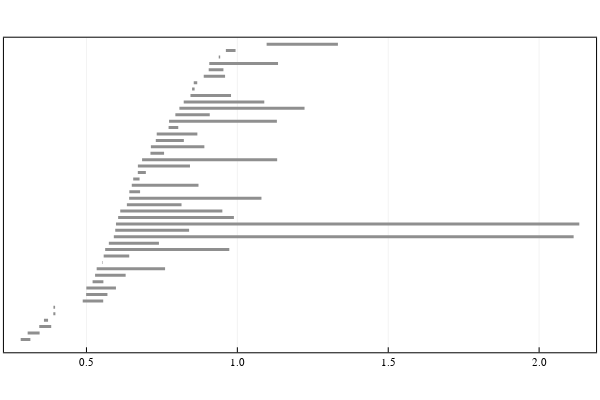

Notebook source saved alongside this figure:
### Markdown cell above
Compute barcode of `P` in dimension 1

### Code cell
# run Eirene
C = eirene(D_P)

# plot barcode
dim = 1
barcode_P = barcode(C, dim = dim)
p = plot_barcode(barcode_P, lw = 3)
plot(p)

### Figure 1 — Plotly figure (JSON) as saved in the notebook; plotly's stock layout.template omitted (floating-point values rounded to 4 significant figures)
{"data": [{"colorbar": {"title": ""}, "hoverinfo": "text", "legendgroup": "y1", "line": {"color": "rgba(143, 143, 143, 1.000)", "dash": "solid", "shape": "linear", "width": 3}, "mode": "lines", "name": "y1", "showlegend": true, "text": ["class 13", "class 13"], "type": "scatter", "x": [0.282, 0.3141], "xaxis": "x", "y": [1, 1], "yaxis": "y", "zmax": null, "zmin": null}, {"colorbar": {"title": ""}, "hoverinfo": "text", "legendgroup": "y2", "line": {"color": "rgba(143, 143, 143, 1.000)", "dash": "solid", "shape": "linear", "width": 3}, "mode": "lines", "name": "y2", "showlegend": true, "text": ["class 14", "class 14"], "type": "scatter", "x": [0.3051, 0.3448], "xaxis": "x", "y": [2, 2], "yaxis": "y", "zmax": null, "zmin": null}, {"colorbar": {"title": ""}, "hoverinfo": "text", "legendgroup": "y3", "line": {"color": "rgba(143, 143, 143, 1.000)", "dash": "solid", "shape": "linear", "width": 3}, "mode": "lines", "name": "y3", "showlegend": true, "text": ["class 15", "class 15"], "type": "scatter", "x": [0.3436, 0.3832], "xaxis": "x", "y": [3, 3], "yaxis": "y", "zmax": null, "zmin": null}, {"colorbar": {"title": ""}, "hoverinfo": "text", "legendgroup": "y4", "line": {"color": "rgba(143, 143, 143, 1.000)", "dash": "solid", "shape": "linear", "width": 3}, "mode": "lines", "name": "y4", "showlegend": true, "text": ["class 1", "class 1"], "type": "scatter", "x": [0.3591, 0.3727], "xaxis": "x", "y": [4, 4], "yaxis": "y", "zmax": null, "zmin": null}, {"colorbar": {"title": ""}, "hoverinfo": "text", "legendgroup": "y5", "line": {"color": "rgba(143, 143, 143, 1.000)", "dash": "solid", "shape": "linear", "width": 3}, "mode": "lines", "name": "y5", "showlegend": true, "text": ["class 2", "class 2"], "type": "scatter", "x": [0.3902, 0.397], "xaxis": "x", "y": [5, 5], "yaxis": "y", "zmax": null, "zmin": null}, {"colorbar": {"title": ""}, "hoverinfo": "text", "legendgroup": "y6", "line": {"color": "rgba(143, 143, 143, 1.000)", "dash": "solid", "shape": "linear", "width": 3}, "mode": "lines", "name": "y6", "showlegend": true, "text": ["class 3", "class 3"], "type": "scatter", "x": [0.3905, 0.396], "xaxis": "x", "y": [6, 6], "yaxis": "y", "zmax": null, "zmin": null}, {"colorbar": {"title": ""}, "hoverinfo": "text", "legendgroup": "y7", "line": {"color": "rgba(143, 143, 143, 1.000)", "dash": "solid", "shape": "linear", "width": 3}, "mode": "lines", "name": "y7", "showlegend": true, "text": ["class 16", "class 16"], "type": "scatter", "x": [0.4876, 0.5555], "xaxis": "x", "y": [7, 7], "yaxis": "y", "zmax": null, "zmin": null}, {"colorbar": {"title": ""}, "hoverinfo": "text", "legendgroup": "y8", "line": {"color": "rgba(143, 143, 143, 1.000)", "dash": "solid", "shape": "linear", "width": 3}, "mode": "lines", "name": "y8", "showlegend": true, "text": ["class 17", "class 17"], "type": "scatter", "x": [0.4989, 0.5695], "xaxis": "x", "y": [8, 8], "yaxis": "y", "zmax": null, "zmin": null}, {"colorbar": {"title": ""}, "hoverinfo": "text", "legendgroup": "y9", "line": {"color": "rgba(143, 143, 143, 1.000)", "dash": "solid", "shape": "linear", "width": 3}, "mode": "lines", "name": "y9", "showlegend": true, "text": ["class 4", "class 4"], "type": "scatter", "x": [0.4996, 0.5977], "xaxis": "x", "y": [9, 9], "yaxis": "y", "zmax": null, "zmin": null}, {"colorbar": {"title": ""}, "hoverinfo": "text", "legendgroup": "y10", "line": {"color": "rgba(143, 143, 143, 1.000)", "dash": "solid", "shape": "linear", "width": 3}, "mode": "lines", "name": "y10", "showlegend": true, "text": ["class 18", "class 18"], "type": "scatter", "x": [0.5203, 0.5561], "xaxis": "x", "y": [10, 10], "yaxis": "y", "zmax": null, "zmin": null}, {"colorbar": {"title": ""}, "hoverinfo": "text", "legendgroup": "y11", "line": {"color": "rgba(143, 143, 143, 1.000)", "dash": "solid", "shape": "linear", "width": 3}, "mode": "lines", "name": "y11", "showlegend": true, "text": ["class 19", "class 19"], "type": "scatter", "x": [0.5285, 0.6298], "xaxis": "x", "y": [11, 11], "yaxis": "y", "zmax": null, "zmin": null}, {"colorbar": {"title": ""}, "hoverinfo": "text", "legendgroup": "y12", "line": {"color": "rgba(143, 143, 143, 1.000)", "dash": "solid", "shape": "linear", "width": 3}, "mode": "lines", "name": "y12", "showlegend": true, "text": ["class 20", "class 20"], "type": "scatter", "x": [0.5338, 0.7605], "xaxis": "x", "y": [12, 12], "yaxis": "y", "zmax": null, "zmin": null}, {"colorbar": {"title": ""}, "hoverinfo": "text", "legendgroup": "y13", "line": {"color": "rgba(143, 143, 143, 1.000)", "dash": "solid", "shape": "linear", "width": 3}, "mode": "lines", "name": "y13", "showlegend": true, "text": ["class 5", "class 5"], "type": "scatter", "x": [0.5514, 0.5531], "xaxis": "x", "y": [13, 13], "yaxis": "y", "zmax": null, "zmin": null}, {"colorbar": {"title": ""}, "hoverinfo": "text", "legendgroup": "y14", "line": {"color": "rgba(143, 143, 143, 1.000)", "dash": "solid", "shape": "linear", "width": 3}, "mode": "lines", "name": "y14", "showlegend": true, "text": ["class 21", "class 21"], "type": "scatter", "x": [0.5571, 0.6417], "xaxis": "x", "y": [14, 14], "yaxis": "y", "zmax": null, "zmin": null}, {"colorbar": {"title": ""}, "hoverinfo": "text", "legendgroup": "y15", "line": {"color": "rgba(143, 143, 143, 1.000)", "dash": "solid", "shape": "linear", "width": 3}, "mode": "lines", "name": "y15", "showlegend": true, "text": ["class 22", "class 22"], "type": "scatter", "x": [0.562, 0.9733], "xaxis": "x", "y": [15, 15], "yaxis": "y", "zmax": null, "zmin": null}, {"colorbar": {"title": ""}, "hoverinfo": "text", "legendgroup": "y16", "line": {"color": "rgba(143, 143, 143, 1.000)", "dash": "solid", "shape": "linear", "width": 3}, "mode": "lines", "name": "y16", "showlegend": true, "text": ["class 23", "class 23"], "type": "scatter", "x": [0.5741, 0.7402], "xaxis": "x", "y": [16, 16], "yaxis": "y", "zmax": null, "zmin": null}, {"colorbar": {"title": ""}, "hoverinfo": "text", "legendgroup": "y17", "line": {"color": "rgba(143, 143, 143, 1.000)", "dash": "solid", "shape": "linear", "width": 3}, "mode": "lines", "name": "y17", "showlegend": true, "text": ["class 47", "class 47"], "type": "scatter", "x": [0.5907, 2.114], "xaxis": "x", "y": [17, 17], "yaxis": "y", "zmax": null, "zmin": null}, {"colorbar": {"title": ""}, "hoverinfo": "text", "legendgroup": "y18", "line": {"color": "rgba(143, 143, 143, 1.000)", "dash": "solid", "shape": "linear", "width": 3}, "mode": "lines", "name": "y18", "showlegend": true, "text": ["class 24", "class 24"], "type": "scatter", "x": [0.5953, 0.8401], "xaxis": "x", "y": [18, 18], "yaxis": "y", "zmax": null, "zmin": null}, {"colorbar": {"title": ""}, "hoverinfo": "text", "legendgroup": "y19", "line": {"color": "rgba(143, 143, 143, 1.000)", "dash": "solid", "shape": "linear", "width": 3}, "mode": "lines", "name": "y19", "showlegend": true, "text": ["class 45", "class 45"], "type": "scatter", "x": [0.5978, 2.133], "xaxis": "x", "y": [19, 19], "yaxis": "y", "zmax": null, "zmin": null}, {"colorbar": {"title": ""}, "hoverinfo": "text", "legendgroup": "y20", "line": {"color": "rgba(143, 143, 143, 1.000)", "dash": "solid", "shape": "linear", "width": 3}, "mode": "lines", "name": "y20", "showlegend": true, "text": ["class 25", "class 25"], "type": "scatter", "x": [0.6049, 0.9886], "xaxis": "x", "y": [20, 20], "yaxis": "y", "zmax": null, "zmin": null}, {"colorbar": {"title": ""}, "hoverinfo": "text", "legendgroup": "y21", "line": {"color": "rgba(143, 143, 143, 1.000)", "dash": "solid", "shape": "linear", "width": 3}, "mode": "lines", "name": "y21", "showlegend": true, "text": ["class 46", "class 46"], "type": "scatter", "x": [0.6119, 0.9503], "xaxis": "x", "y": [21, 21], "yaxis": "y", "zmax": null, "zmin": null}, {"colorbar": {"title": ""}, "hoverinfo": "text", "legendgroup": "y22", "line": {"color": "rgba(143, 143, 143, 1.000)", "dash": "solid", "shape": "linear", "width": 3}, "mode": "lines", "name": "y22", "showlegend": true, "text": ["class 41", "class 41"], "type": "scatter", "x": [0.6339, 0.815], "xaxis": "x", "y": [22, 22], "yaxis": "y", "zmax": null, "zmin": null}, {"colorbar": {"title": ""}, "hoverinfo": "text", "legendgroup": "y23", "line": {"color": "rgba(143, 143, 143, 1.000)", "dash": "solid", "shape": "linear", "width": 3}, "mode": "lines", "name": "y23", "showlegend": true, "text": ["class 26", "class 26"], "type": "scatter", "x": [0.6414, 1.08], "xaxis": "x", "y": [23, 23], "yaxis": "y", "zmax": null, "zmin": null}, {"colorbar": {"title": ""}, "hoverinfo": "text", "legendgroup": "y24", "line": {"color": "rgba(143, 143, 143, 1.000)", "dash": "solid", "shape": "linear", "width": 3}, "mode": "lines", "name": "y24", "showlegend": true, "text": ["class 27", "class 27"], "type": "scatter", "x": [0.6421, 0.6777], "xaxis": "x", "y": [24, 24], "yaxis": "y", "zmax": null, "zmin": null}, {"colorbar": {"title": ""}, "hoverinfo": "text", "legendgroup": "y25", "line": {"color": "rgba(143, 143, 143, 1.000)", "dash": "solid", "shape": "linear", "width": 3}, "mode": "lines", "name": "y25", "showlegend": true, "text": ["class 28", "class 28"], "type": "scatter", "x": [0.6502, 0.8712], "xaxis": "x", "y": [25, 25], "yaxis": "y", "zmax": null, "zmin": null}, {"colorbar": {"title": ""}, "hoverinfo": "text", "legendgroup": "y26", "line": {"color": "rgba(143, 143, 143, 1.000)", "dash": "solid", "shape": "linear", "width": 3}, "mode": "lines", "name": "y26", "showlegend": true, "text": ["class 6", "class 6"], "type": "scatter", "x": [0.6549, 0.6759], "xaxis": "x", "y": [26, 26], "yaxis": "y", "zmax": null, "zmin": null}, {"colorbar": {"title": ""}, "hoverinfo": "text", "legendgroup": "y27", "line": {"color": "rgba(143, 143, 143, 1.000)", "dash": "solid", "shape": "linear", "width": 3}, "mode": "lines", "name": "y27", "showlegend": true, "text": ["class 7", "class 7"], "type": "scatter", "x": [0.6702, 0.6968], "xaxis": "x", "y": [27, 27], "yaxis": "y", "zmax": null, "zmin": null}, {"colorbar": {"title": ""}, "hoverinfo": "text", "legendgroup": "y28", "line": {"color": "rgba(143, 143, 143, 1.000)", "dash": "solid", "shape": "linear", "width": 3}, "mode": "lines", "name": "y28", "showlegend": true, "text": ["class 42", "class 42"], "type": "scatter", "x": [0.6704, 0.843], "xaxis": "x", "y": [28, 28], "yaxis": "y", "zmax": null, "zmin": null}, {"colorbar": {"title": ""}, "hoverinfo": "text", "legendgroup": "y29", "line": {"color": "rgba(143, 143, 143, 1.000)", "dash": "solid", "shape": "linear", "width": 3}, "mode": "lines", "name": "y29", "showlegend": true, "text": ["class 29", "class 29"], "type": "scatter", "x": [0.6843, 1.132], "xaxis": "x", "y": [29, 29], "yaxis": "y", "zmax": null, "zmin": null}, {"colorbar": {"title": ""}, "hoverinfo": "text", "legendgroup": "y30", "line": {"color": "rgba(143, 143, 143, 1.000)", "dash": "solid", "shape": "linear", "width": 3}, "mode": "lines", "name": "y30", "showlegend": true, "text": ["class 30", "class 30"], "type": "scatter", "x": [0.7121, 0.7572], "xaxis": "x", "y": [30, 30], "yaxis": "y", "zmax": null, "zmin": null}, {"colorbar": {"title": ""}, "hoverinfo": "text", "legendgroup": "y31", "line": {"color": "rgba(143, 143, 143, 1.000)", "dash": "solid", "shape": "linear", "width": 3}, "mode": "lines", "name": "y31", "showlegend": true, "text": ["class 31", "class 31"], "type": "scatter", "x": [0.7135, 0.8907], "xaxis": "x", "y": [31, 31], "yaxis": "y", "zmax": null, "zmin": null}, {"colorbar": {"title": ""}, "hoverinfo": "text", "legendgroup": "y32", "line": {"color": "rgba(143, 143, 143, 1.000)", "dash": "solid", "shape": "linear", "width": 3}, "mode": "lines", "name": "y32", "showlegend": true, "text": ["class 32", "class 32"], "type": "scatter", "x": [0.7297, 0.8227], "xaxis": "x", "y": [32, 32], "yaxis": "y", "zmax": null, "zmin": null}, {"colorbar": {"title": ""}, "hoverinfo": "text", "legendgroup": "y33", "line": {"color": "rgba(143, 143, 143, 1.000)", "dash": "solid", "shape": "linear", "width": 3}, "mode": "lines", "name": "y33", "showlegend": true, "text": ["class 33", "class 33"], "type": "scatter", "x": [0.7328, 0.8675], "xaxis": "x", "y": [33, 33], "yaxis": "y", "zmax": null, "zmin": null}, {"colorbar": {"title": ""}, "hoverinfo": "text", "legendgroup": "y34", "line": {"color": "rgba(143, 143, 143, 1.000)", "dash": "solid", "shape": "linear", "width": 3}, "mode": "lines", "name": "y34", "showlegend": true, "text": ["class 34", "class 34"], "type": "scatter", "x": [0.7721, 0.8042], "xaxis": "x", "y": [34, 34], "yaxis": "y", "zmax": null, "zmin": null}, {"colorbar": {"title": ""}, "hoverinfo": "text", "legendgroup": "y35", "line": {"color": "rgba(143, 143, 143, 1.000)", "dash": "solid", "shape": "linear", "width": 3}, "mode": "lines", "name": "y35", "showlegend": true, "text": ["class 43", "class 43"], "type": "scatter", "x": [0.7737, 1.131], "xaxis": "x", "y": [35, 35], "yaxis": "y", "zmax": null, "zmin": null}, {"colorbar": {"title": ""}, "hoverinfo": "text", "legendgroup": "y36", "line": {"color": "rgba(143, 143, 143, 1.000)", "dash": "solid", "shape": "linear", "width": 3}, "mode": "lines", "name": "y36", "showlegend": true, "text": ["class 44", "class 44"], "type": "scatter", "x": [0.7946, 0.9085], "xaxis": "x", "y": [36, 36], "yaxis": "y", "zmax": null, "zmin": null}, {"colorbar": {"title": ""}, "hoverinfo": "text", "legendgroup": "y37", "line": {"color": "rgba(143, 143, 143, 1.000)", "dash": "solid", "shape": "linear", "width": 3}, "mode": "lines", "name": "y37", "showlegend": true, "text": ["class 35", "class 35"], "type": "scatter", "x": [0.808, 1.223], "xaxis": "x", "y": [37, 37], "yaxis": "y", "zmax": null, "zmin": null}, {"colorbar": {"title": ""}, "hoverinfo": "text", "legendgroup": "y38", "line": {"color": "rgba(143, 143, 143, 1.000)", "dash": "solid", "shape": "linear", "width": 3}, "mode": "lines", "name": "y38", "showlegend": true, "text": ["class 36", "class 36"], "type": "scatter", "x": [0.8223, 1.089], "xaxis": "x", "y": [38, 38], "yaxis": "y", "zmax": null, "zmin": null}, {"colorbar": {"title": ""}, "hoverinfo": "text", "legendgroup": "y39", "line": {"color": "rgba(143, 143, 143, 1.000)", "dash": "solid", "shape": "linear", "width": 3}, "mode": "lines", "name": "y39", "showlegend": true, "text": ["class 8", "class 8"], "type": "scatter", "x": [0.8446, 0.979], "xaxis": "x", "y": [39, 39], "yaxis": "y", "zmax": null, "zmin": null}, {"colorbar": {"title": ""}, "hoverinfo": "text", "legendgroup": "y40", "line": {"color": "rgba(143, 143, 143, 1.000)", "dash": "solid", "shape": "linear", "width": 3}, "mode": "lines", "name": "y40", "showlegend": true, "text": ["class 37", "class 37"], "type": "scatter", "x": [0.8499, 0.8584], "xaxis": "x", "y": [40, 40], "yaxis": "y", "zmax": null, "zmin": null}, {"colorbar": {"title": ""}, "hoverinfo": "text", "legendgroup": "y41", "line": {"color": "rgba(143, 143, 143, 1.000)", "dash": "solid", "shape": "linear", "width": 3}, "mode": "lines", "name": "y41", "showlegend": true, "text": ["class 9", "class 9"], "type": "scatter", "x": [0.8555, 0.8671], "xaxis": "x", "y": [41, 41], "yaxis": "y", "zmax": null, "zmin": null}, {"colorbar": {"title": ""}, "hoverinfo": "text", "legendgroup": "y42", "line": {"color": "rgba(143, 143, 143, 1.000)", "dash": "solid", "shape": "linear", "width": 3}, "mode": "lines", "name": "y42", "showlegend": true, "text": ["class 10", "class 10"], "type": "scatter", "x": [0.8886, 0.9593], "xaxis": "x", "y": [42, 42], "yaxis": "y", "zmax": null, "zmin": null}, {"colorbar": {"title": ""}, "hoverinfo": "text", "legendgroup": "y43", "line": {"color": "rgba(143, 143, 143, 1.000)", "dash": "solid", "shape": "linear", "width": 3}, "mode": "lines", "name": "y43", "showlegend": true, "text": ["class 38", "class 38"], "type": "scatter", "x": [0.9051, 0.9539], "xaxis": "x", "y": [43, 43], "yaxis": "y", "zmax": null, "zmin": null}, {"colorbar": {"title": ""}, "hoverinfo": "text", "legendgroup": "y44", "line": {"color": "rgba(143, 143, 143, 1.000)", "dash": "solid", "shape": "linear", "width": 3}, "mode": "lines", "name": "y44", "showlegend": true, "text": ["class 39", "class 39"], "type": "scatter", "x": [0.907, 1.135], "xaxis": "x", "y": [44, 44], "yaxis": "y", "zmax": null, "zmin": null}, {"colorbar": {"title": ""}, "hoverinfo": "text", "legendgroup": "y45", "line": {"color": "rgba(143, 143, 143, 1.000)", "dash": "solid", "shape": "linear", "width": 3}, "mode": "lines", "name": "y45", "showlegend": true, "text": ["class 11", "class 11"], "type": "scatter", "x": [0.9383, 0.9431], "xaxis": "x", "y": [45, 45], "yaxis": "y", "zmax": null, "zmin": null}, {"colorbar": {"title": ""}, "hoverinfo": "text", "legendgroup": "y46", "line": {"color": "rgba(143, 143, 143, 1.000)", "dash": "solid", "shape": "linear", "width": 3}, "mode": "lines", "name": "y46", "showlegend": true, "text": ["class 12", "class 12"], "type": "scatter", "x": [0.962, 0.994], "xaxis": "x", "y": [46, 46], "yaxis": "y", "zmax": null, "zmin": null}, {"colorbar": {"title": ""}, "hoverinfo": "text", "legendgroup": "y47", "line": {"color": "rgba(143, 143, 143, 1.000)", "dash": "solid", "shape": "linear", "width": 3}, "mode": "lines", "name": "y47", "showlegend": true, "text": ["class 40", "class 40"], "type": "scatter", "x": [1.097, 1.333], "xaxis": "x", "y": [47, 47], "yaxis": "y", "zmax": null, "zmin": null}], "layout": {"annotations": [], "height": 400, "margin": {"b": 20, "l": 0, "r": 0, "t": 20}, "paper_bgcolor": "rgba(255, 255, 255, 1.000)", "plot_bgcolor": "rgba(255, 255, 255, 1.000)", "showlegend": false, "width": 600, "xaxis": {"anchor": "y", "domain": [0.006562, 0.9934], "gridcolor": "rgba(0, 0, 0, 0.100)", "gridwidth": 0.5, "linecolor": "rgba(0, 0, 0, 1.000)", "mirror": true, "range": [0.2265, 2.189], "showgrid": true, "showline": true, "showticklabels": true, "tickangle": 0, "tickcolor": "rgb(0, 0, 0)", "tickfont": {"color": "rgba(0, 0, 0, 1.000)", "family": "sans-serif", "size": 11}, "tickmode": "array", "ticks": "inside", "ticktext": ["0.5", "1.0", "1.5", "2.0"], "tickvals": [0.5, 1, 1.5, 2], "title": "", "titlefont": {"color": "rgba(0, 0, 0, 1.000)", "family": "sans-serif", "size": 15}, "type": "-", "visible": true, "zeroline": false, "zerolinecolor": "rgba(0, 0, 0, 1.000)"}, "yaxis": {"anchor": "x", "domain": [0.07699, 0.9508], "gridcolor": "rgba(0, 0, 0, 0.100)", "gridwidth": 0.5, "linecolor": "rgba(0, 0, 0, 1.000)", "mirror": true, "range": [-1, 48], "showgrid": true, "showline": true, "showticklabels": true, "tickangle": 0, "tickcolor": "rgb(0, 0, 0)", "tickfont": {"color": "rgba(0, 0, 0, 1.000)", "family": "sans-serif", "size": 11}, "tickmode": "array", "ticks": "inside", "ticktext": [], "tickvals": [], "title": "", "titlefont": {"color": "rgba(0, 0, 0, 1.000)", "family": "sans-serif", "size": 15}, "type": "-", "visible": true, "zeroline": false, "zerolinecolor": "rgba(0, 0, 0, 1.000)"}}}
